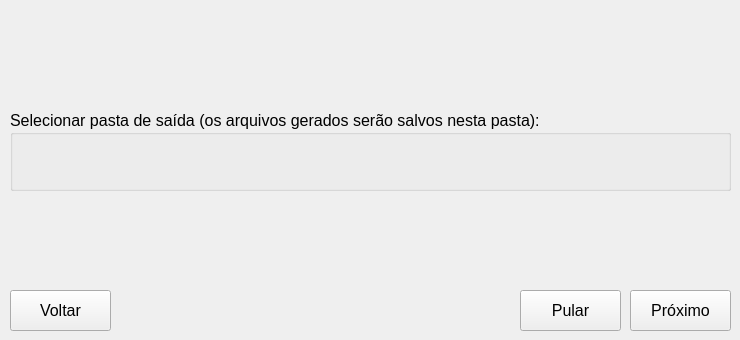
   <widget class="QWidget" name="tab_7">
    <attribute name="title">
     <string>Passo 2</string>
    </attribute>
    <widget class="QGroupBox" name="groupBox_10">
     <property name="geometry">
      <rect>
       <x>10</x>
       <y>110</y>
       <width>721</width>
       <height>81</height>
      </rect>
     </property>
     <property name="font">
      <font>
       <pointsize>12</pointsize>
      </font>
     </property>
     <property name="title">
      <string>Selecionar pasta de saída (os arquivos gerados serão salvos nesta pasta):</string>
     </property>
     <widget class="QgsFileWidget" name="mQgsFileWidget">
      <property name="geometry">
       <rect>
        <x>10</x>
        <y>20</y>
        <width>701</width>
        <height>51</height>
       </rect>
      </property>
      <property name="font">
       <font>
        <pointsize>12</pointsize>
       </font>
      </property>
      <property name="storageMode">
       <enum>QgsFileWidget::GetDirectory</enum>
      </property>
     </widget>
    </widget>
    <widget class="QPushButton" name="QPushButton_back_4">
     <property name="enabled">
      <bool>true</bool>
     </property>
     <property name="geometry">
      <rect>
       <x>10</x>
       <y>290</y>
       <width>101</width>
       <height>41</height>
      </rect>
     </property>
     <property name="font">
      <font>
       <pointsize>12</pointsize>
      </font>
     </property>
     <property name="text">
      <string>Voltar</string>
     </property>
     <property name="icon">
      <iconset>
       <normaloff>../medias/icons8-back-button-50.png</normaloff>../medias/icons8-back-button-50.png</iconset>
     </property>
    </widget>
    <widget class="QPushButton" name="QPushButton_next_4">
     <property name="enabled">
      <bool>true</bool>
     </property>
     <property name="geometry">
      <rect>
       <x>630</x>
       <y>290</y>
       <width>101</width>
       <height>41</height>
      </rect>
     </property>
     <property name="font">
      <font>
       <pointsize>12</pointsize>
      </font>
     </property>
     <property name="text">
      <string>Próximo</string>
     </property>
     <property name="icon">
      <iconset>
       <normaloff>../medias/icons8-forward-button-50.png</normaloff>../medias/icons8-forward-button-50.png</iconset>
     </property>
    </widget>
    <widget class="QPushButton" name="QPushButton_next_8">
     <property name="geometry">
      <rect>
       <x>520</x>
       <y>290</y>
       <width>101</width>
       <height>41</height>
      </rect>
     </property>
     <property name="font">
      <font>
       <pointsize>12</pointsize>
      </font>
     </property>
     <property name="text">
      <string>Pular</string>
     </property>
     <property name="icon">
      <iconset>
       <normaloff>medias/icons8-forward-button-50.png</normaloff>medias/icons8-forward-button-50.png</iconset>
     </property>
    </widget>
   </widget>
